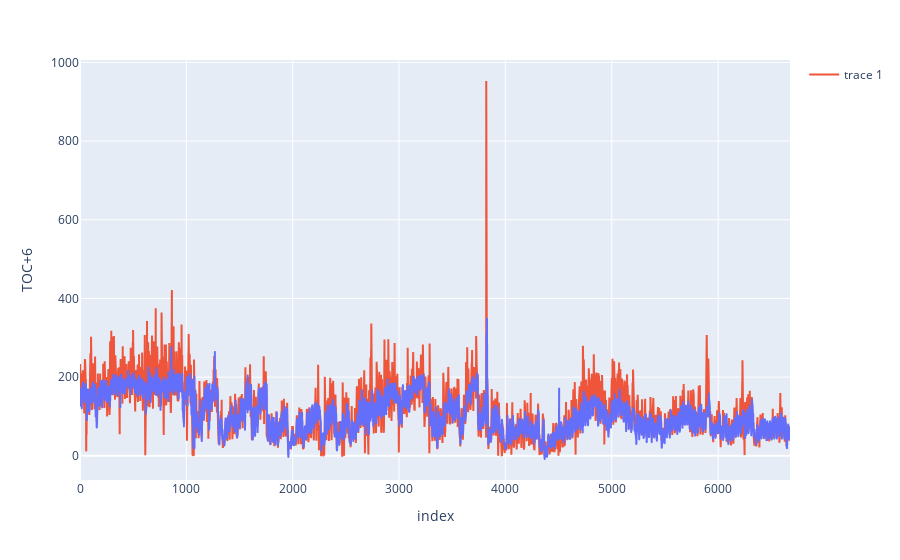

Here is the notebook cell this chart was saved with:
### Code cell
import plotly.graph_objects as go
import plotly.express as px

fig = px.line(dfxgb_y_pred, x=dfxgb_y_pred.index, y=TS)
fig.add_scatter(x=dfxgb_y_pred.index, y=yo[20000:26683][TS]) # No

# # Show plot 
fig.show()

### Figure 1 — Plotly figure (JSON) as saved in the notebook; plotly's stock layout.template omitted (floating-point values rounded to 4 significant figures; data arrays with more than 128 entries replaced by an {"elided": "..."} marker saying what was removed)
{"data": [{"hovertemplate": "index=%{x}<br>TOC+6=%{y}<extra></extra>", "legendgroup": "", "line": {"color": "#636efa", "dash": "solid"}, "marker": {"symbol": "circle"}, "mode": "lines", "name": "", "showlegend": false, "type": "scattergl", "x": {"elided": "6677 int values"}, "xaxis": "x", "y": {"elided": "6677 float values"}, "yaxis": "y"}, {"type": "scatter", "x": {"elided": "6677 int values"}, "y": {"elided": "6677 float values"}}], "layout": {"legend": {"tracegroupgap": 0}, "margin": {"t": 60}, "xaxis": {"anchor": "y", "domain": [0, 1], "title": {"text": "index"}}, "yaxis": {"anchor": "x", "domain": [0, 1], "title": {"text": "TOC+6"}}}}
